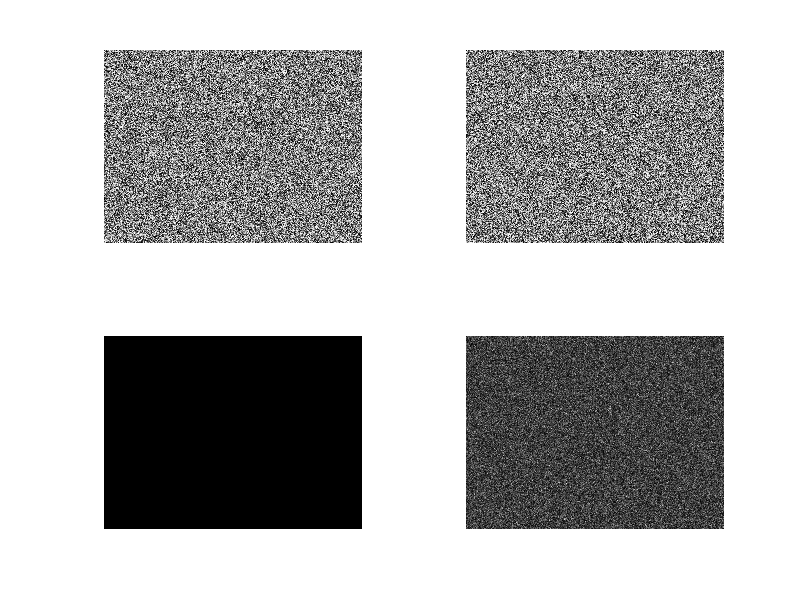
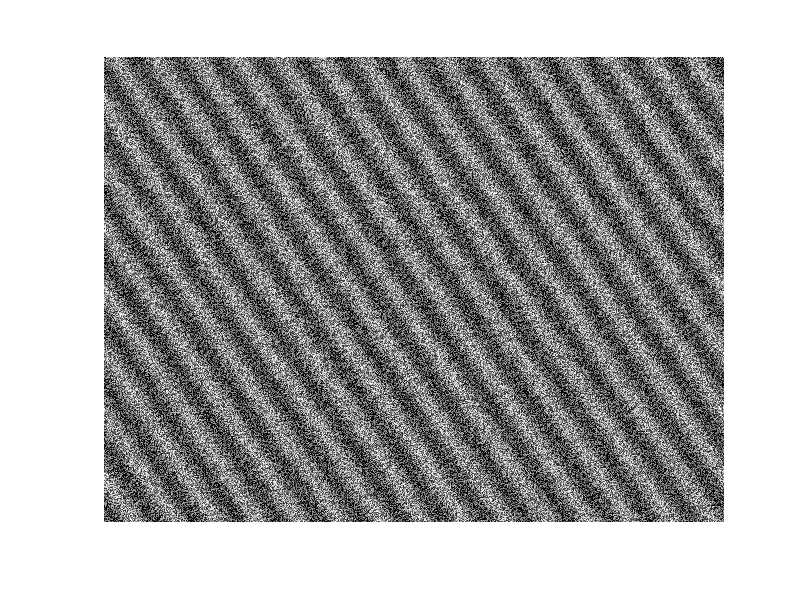
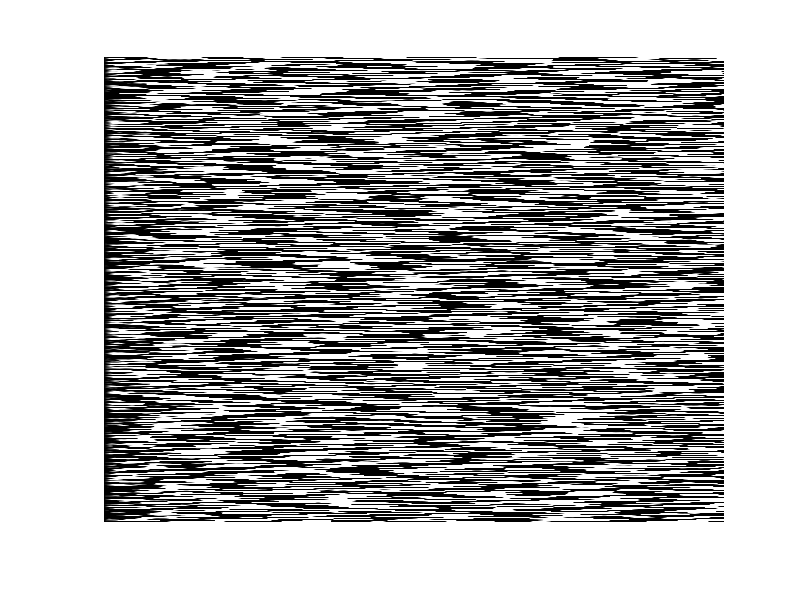

Reproduce these figures in MATLAB, in order.
clear all; clc; close all;
figure;

RAN = round(rand(480,640)*255);
RAN2 = round((rand(480,640)-0.5)*255);
subplot(2,2,1); imshow(uint8(RAN));
subplot(2,2,2); imshow(uint8(RAN2-min(RAN2)));

F1 = fftshift(fft2(RAN));
F2 = fftshift(fft2(RAN2));

F1a = abs(F1)/(480*640);
F2a = abs(F2)/(480*640);
subplot(2,2,3); imshow(F1a,[min(F1a(:)) max(F1a(:))]);
subplot(2,2,4); imshow(F2a,[min(F2a(:)) max(F2a(:))]);

%%
[X,Y] = meshgrid(1:640, 1:480);

RAN = RAN + 50*sin(15*2*pi*(X/640-0.5*Y/480));

% RAN = RAN + 50*ones(480,1)*sin(15*2*pi*(1:640)/640);
% RAN = RAN + 50*sin(25*2*pi*(1:480).'/480+pi/6)*ones(1,640);
RAN = 255*RAN/max(RAN(:));
figure; imshow(uint8(RAN));

%%

[b,a]=butter(2, [.01,.02]);   
for I = 1:480
    RAN2b(I,:) = filter(b,a, RAN2(I,:));
end
figure; imshow(RAN2b);